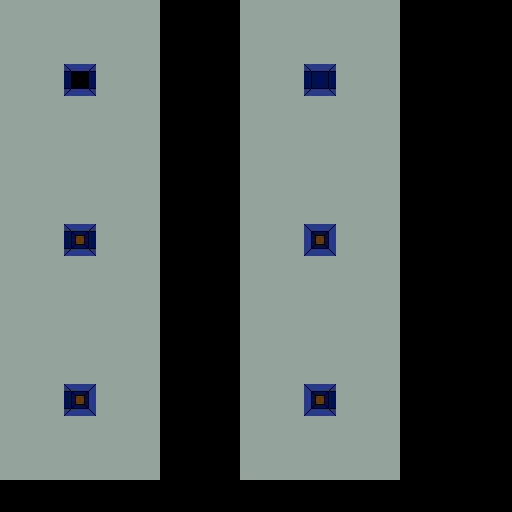

Tiled map render using the project's own tile images. Description and the map definition, with tile-layer contents summarised, below:
An orthogonal 64x64 tile map with 8x8 px tiles, 1 tile layer (Tile Layer 1).

<map version="1.9" tiledversion="1.9.2" orientation="orthogonal" renderorder="right-down" width="64" height="64" tilewidth="8" tileheight="8" infinite="0" nextlayerid="2" nextobjectid="1">
 <editorsettings>
  <export target="tilemapFourExtra.c" format="gba" />
 </editorsettings>
 <tileset firstgid="1" source="tileset.tsx" />
 <layer id="1" name="Tile Layer 1" width="64" height="64">
  <data>[4096 cells, 3596 non-empty, 19 distinct tile ids]</data>
 </layer>
</map>
